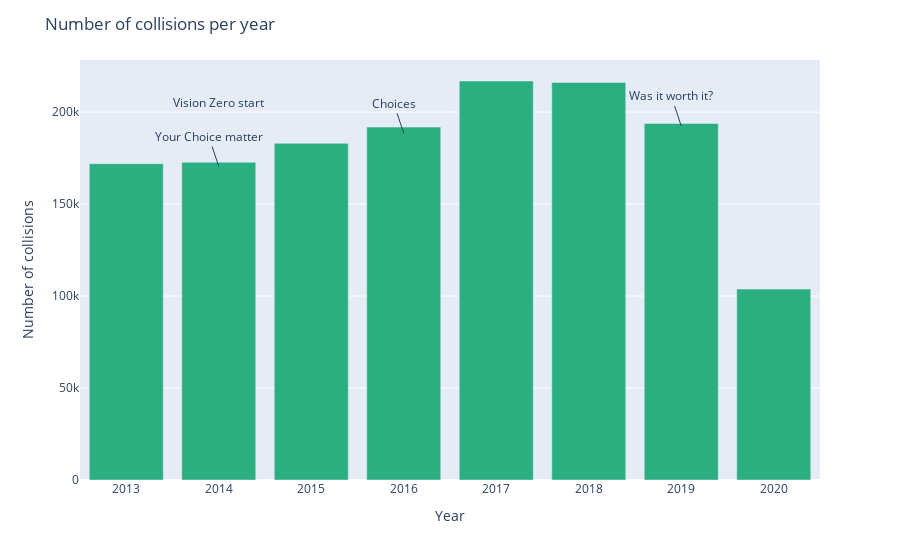

Source (notebook cell):
### Code cell
plot5 = pd.DataFrame(df.groupby(df['CRASH TIMESTAMP'].dt.year).size().reset_index().values, columns=['Year','Count'])
# Yearly change 
plot5['change'] = plot5['Count'].diff() / plot5['Year'].to_numpy(); plot5['change'] = plot5['change'].fillna(0)
fig = px.bar(plot5, x ='Year', y = 'Count', custom_data = plot5[['Year', 'Count', 'change']])
fig.update_layout(
    title="Number of collisions per year" ,
    xaxis_title="Year",
    yaxis_title="Number of collisions",
    hoverlabel_font_color='White')
fig.update_traces(
    hovertemplate="<br>".join([
        "Year: %{x}",
        "Total number of collisions: %{y:,}",
        "Year-to-year change: %{customdata[2]:.2f} %"
    ]),
    selector=dict(type="bar"),
    marker_color='rgb(43,174,128)'
)
fig.add_annotation(x=2014, y=200000,
            text="Vision Zero start" ,
            showarrow=False,
            yshift=10)
fig.add_annotation(x=2019, y=187000,
            text="Was it worth it?" ,
            showarrow=True,
            yshift=10)
fig.add_annotation(x=2014, y=165000,
            text="Your Choice matter" ,
            showarrow=True,
            yshift=10)

fig.add_annotation(x=2016, y=183000,
            text="Choices" ,
            showarrow=True,
            yshift=10)

fig.show()
fig.write_html("plotly_html/collisions_year.html")

### Figure 1 — Plotly figure (JSON) as saved in the notebook; plotly's stock layout.template omitted (floating-point values rounded to 4 significant figures)
{"data": [{"alignmentgroup": "True", "customdata": [[2013, 171933, 0], [2014, 172732, 0.3967], [2015, 182979, 5.085], [2016, 191831, 4.391], [2017, 216883, 12.42], [2018, 216074, -0.4009], [2019, 193816, -11.02], [2020, 103765, -44.58]], "hovertemplate": "Year: %{x}<br>Total number of collisions: %{y:,}<br>Year-to-year change: %{customdata[2]:.2f} %", "legendgroup": "", "marker": {"color": "rgb(43,174,128)"}, "name": "", "offsetgroup": "", "orientation": "v", "showlegend": false, "textposition": "auto", "type": "bar", "x": [2013, 2014, 2015, 2016, 2017, 2018, 2019, 2020], "xaxis": "x", "y": [171933, 172732, 182979, 191831, 216883, 216074, 193816, 103765], "yaxis": "y"}], "layout": {"annotations": [{"showarrow": false, "text": "Vision Zero start", "x": 2014, "y": 200000, "yshift": 10}, {"showarrow": true, "text": "Was it worth it?", "x": 2019, "y": 187000, "yshift": 10}, {"showarrow": true, "text": "Your Choice matter", "x": 2014, "y": 165000, "yshift": 10}, {"showarrow": true, "text": "Choices", "x": 2016, "y": 183000, "yshift": 10}], "autosize": true, "barmode": "relative", "hoverlabel": {"font": {"color": "White"}}, "legend": {"tracegroupgap": 0}, "margin": {"t": 60}, "title": {"text": "Number of collisions per year"}, "xaxis": {"anchor": "y", "autorange": true, "domain": [0, 1], "range": [2012.0, 2020.0], "title": {"text": "Year"}, "type": "linear"}, "yaxis": {"anchor": "x", "autorange": true, "domain": [0, 1], "range": [0, 228300.0], "title": {"text": "Number of collisions"}, "type": "linear"}}}
